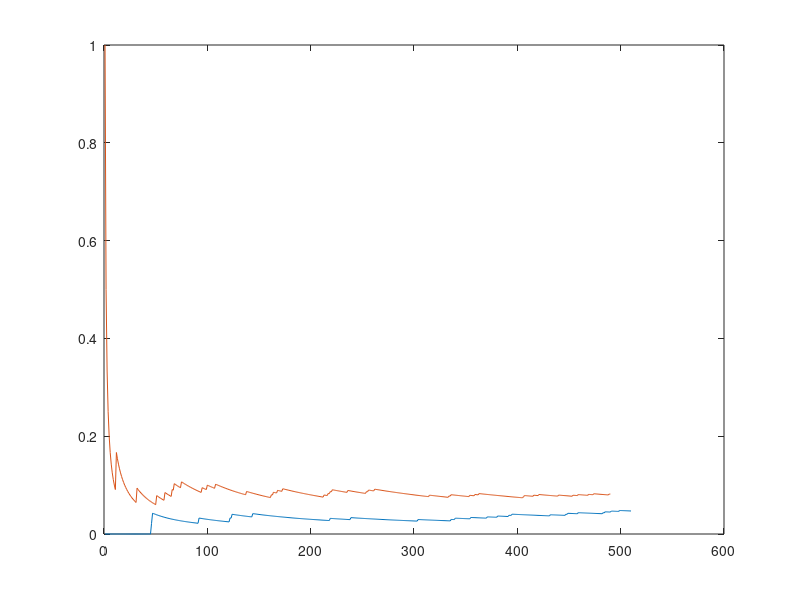

Write MATLAB code to recreate this figure.
%Taller_EJ1_P11

nSimu= 1000
Emba=randi([0 1],nSimu,1)

%rand 

test=rand(nSimu,1)

% se recorre vector para simular test.
contaEmbaTestPos  = 0
contaEmbaTestNeg = 0
contaNoEmbaTestPos = 0
contaNoEmbaTestNeg = 0

%arreglos para calcular falsos positivos
frecFalsosPositivos=[]
frecFalsosNegativos=[]

contarPositivos = 0
contarNegativos = 0

sumaFalsosPositivos = 0
sumaFalsosNegativos = 0

for i = 1:nSimu
    if Emba(i)==0 
        contarNegativos= contarNegativos+1
        if test(i)<=0.05
            contaNoEmbaTestPos= contaNoEmbaTestPos+1
            sumaFalsosNegativos  = sumaFalsosNegativos+1        
            frecFalsosNegativos(contarNegativos)= sumaFalsosNegativos/contarNegativos
        else
            contaNoEmbaTestNeg = contaNoEmbaTestNeg +1
            frecFalsosNegativos(contarNegativos)= sumaFalsosNegativos/contarNegativos
            
        end
    else
        contarPositivos= contarPositivos +1 
        if test(i)<=0.1
            contaEmbaTestNeg = contaEmbaTestNeg +1
            
            sumaFalsosPositivos = sumaFalsosPositivos+1
            frecFalsosPositivos(contarPositivos)= sumaFalsosPositivos/contarPositivos
        else
            
            contaEmbaTestPos= contaEmbaTestPos+1
            frecFalsosPositivos(contarPositivos)= sumaFalsosPositivos/contarPositivos
        end
        
        
    end
        
        
end


TablaFinal  =[contaEmbaTestPos,contaEmbaTestNeg ; contaNoEmbaTestPos, contaNoEmbaTestNeg]


figure

plot(frecFalsosNegativos)
hold on

plot(frecFalsosPositivos)
